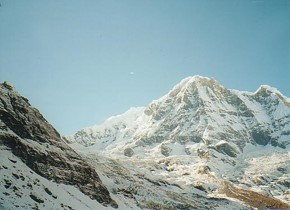
#> input picture ImageA.jpg, 290 x 210 px
$ python 'CV_3[1211].py'
#> lines starting #> are read from the running program, lines starting #| are printed output that depends on the picture
import numpy as np
import cv2


# Define a function to arrange matching pairs of keypoints between two images
def arrangePairs(goodMatches, kpsA, kpsB):
    setA = []
    setB = []
    for match in goodMatches:
        setA.append(kpsA[match.queryIdx].pt)
        setB.append(kpsB[match.trainIdx].pt)
    return (setA, setB)


# Define a function to apply transformation to a set of points
def applyTransformation(T, set):
    transformedSet = []
    for x, y in set:
        x_new = T[0][0] * x + T[0][1] * y + T[0][2]
        y_new = T[1][0] * x + T[1][1] * y + T[1][2]
        transformedSet.append([x_new, y_new])
    return transformedSet


# Define a function to calculate the number of inliers after transformation
def calculateInliers(transformation, setA, setB, th=10):
    inliers = 0
    for i in range(len(setA)):
        x, y = setA[i]
        x_new = (
            transformation[0][0] * x + transformation[0][1] * y + transformation[0][2]
        )
        y_new = (
            transformation[1][0] * x + transformation[1][1] * y + transformation[1][2]
        )
        x_b, y_b = setB[i]
        distance = np.sqrt((x_new - x_b) ** 2 + (y_new - y_b) ** 2)
        if distance < th:
            inliers += 1
    return inliers


# Define a function to warp the second image and merge it with the first image using homography
def warpTwoImages(img1, img2, H):
    h1, w1 = img1.shape[:2]
    h2, w2 = img2.shape[:2]
    pts1 = np.float32([[0, 0], [0, h1], [w1, h1], [w1, 0]]).reshape(-1, 1, 2)
    pts2 = np.float32([[0, 0], [0, h2], [w2, h2], [w2, 0]]).reshape(-1, 1, 2)
    pts2_ = cv2.perspectiveTransform(pts2, H)
    pts = np.concatenate((pts1, pts2_), axis=0)
    [xmin, ymin] = np.int32(pts.min(axis=0).ravel() - 0.5)
    [xmax, ymax] = np.int32(pts.max(axis=0).ravel() + 0.5)
    t = [-xmin, -ymin]
    Ht = np.array([[1, 0, t[0]], [0, 1, t[1]], [0, 0, 1]])  # translate

    result = cv2.warpPerspective(img2, Ht.dot(H), (xmax - xmin, ymax - ymin))
    result[t[1] : h1 + t[1], t[0] : w1 + t[0]] = img1
    return result


# Define a function to estimate the transformation between two sets of points
def estimateTransformation(setA, setB):
    maxInliers = 0
    maxInlierTransformation = []

    for i in range(50):
        # Select random points from setA and setB
        random_indices = np.random.choice(len(setA), 10)
        temp_setA = [setA[i] for i in random_indices]
        temp_setB = [setB[i] for i in random_indices]

        M = []
        # Create the transformation matrix
        for x, y in temp_setA:
            row1 = [x, y, 0, 0, 1, 0]
            row2 = [0, 0, x, y, 0, 1]
            M.extend([row1, row2])

        M = np.tile(M, (1, 1))

        A = M.copy()
        B = []
        for x, y in temp_setB:
            B.append(x)
            B.append(y)

        # Calculate the coefficients using the normal equation
        A_t = np.transpose(A)
        A_t_A = np.dot(A_t, A)
        A_t_b = np.dot(A_t, B)
        coefficients = np.dot(np.linalg.inv(A_t_A), A_t_b)
        transformation = np.array(
            [
                [coefficients[0], coefficients[1], coefficients[4]],
                [coefficients[2], coefficients[3], coefficients[5]],
            ]
        )
        inliers = calculateInliers(transformation, setA, setB)
        if inliers > maxInliers:
            maxInliers = inliers
            maxInlierTransformation = transformation

    maxInlierTransformation = np.vstack([maxInlierTransformation, [0, 0, 1]])
    return maxInlierTransformation


# Read the images and convert them to grayscale
imageA = cv2.imread("./ImageA.jpg")
#> imageA is the input picture: shape (210, 290, 3); mean B, G, R 169.2, 166.7, 143.4
imageB = cv2.imread("./ImageB.jpg")
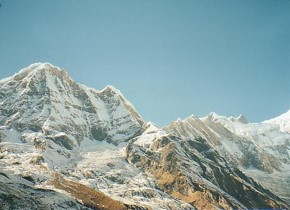
#> input picture ImageB.jpg, 290 x 210 px
#> imageB is the input picture: shape (210, 290, 3); mean B, G, R 165, 163.3, 138.9
imageA_gray = cv2.cvtColor(imageA, cv2.COLOR_BGR2GRAY)
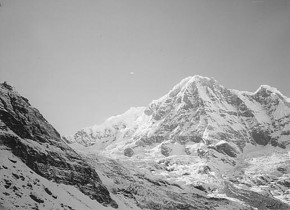
#> imageA_gray: shape (210, 290); min 6, max 254, mean 160
imageB_gray = cv2.cvtColor(imageB, cv2.COLOR_BGR2GRAY)
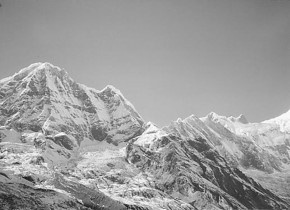
#> imageB_gray: shape (210, 290); min 22, max 254, mean 156.2

# Extract features using SIFT
descriptor = cv2.xfeatures2d.SIFT_create()
(kpsA, descriptorsA) = descriptor.detectAndCompute(imageA_gray, None)
#> kpsA = 444 keypoints; strongest (x, y, size): (200, 188, 3.5), (186, 174, 2), (196, 187, 1.8), (46, 190, 2.7)
(kpsB, descriptorsB) = descriptor.detectAndCompute(imageB_gray, None)
#> kpsB = 468 keypoints; strongest (x, y, size): (17, 163, 2.2), (80, 201, 2), (126, 205, 2.1), (62, 134, 2.6)

# Match features between images using BFMatcher
bf = cv2.BFMatcher()
matches = bf.knnMatch(descriptorsA, descriptorsB, k=2)
#> matches = 444 matches

goodMatches = []
for m, n in matches:
    if m.distance / n.distance < 0.8:
        goodMatches.append(m)
#> after the loop, goodMatches = 128 matches

setA, setB = arrangePairs(goodMatches, kpsA, kpsB)
#> the loop in arrangePairs, `for match in goodMatches:` made 128 passes
#> after the loop in arrangePairs, `for match in goodMatches:`: setA = 128 pairs, first value 15.48 to 285.3, second value 78.64 to 201.7; setB = 128 pairs, first value 9.99 to 265.3, second value 65.57 to 197.4
matched_image = cv2.drawMatches(
    imageA,
    kpsA,
    imageB,
    kpsB,
    goodMatches,
    None,
    flags=cv2.DrawMatchesFlags_NOT_DRAW_SINGLE_POINTS,
)
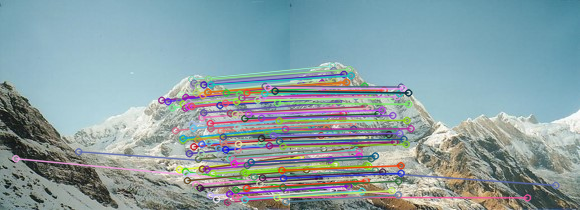
#> matched_image: shape (210, 580, 3); mean B, G, R 164.2, 159.8, 138.8
cv2.imshow("Matched Image", matched_image)

# Estimate the homography matrix
homography, mask = cv2.findHomography(np.array(setB), np.array(setA), cv2.RANSAC, 5.0)
#> homography = [[0.591, 0.133, 145.2], [-0.285, 0.864, 28.96], [-0.00132, -0.000175, 1]]; mask = 128 values, max 1 at index 3, min 0 at index 0, mean 0.953
blended_image = warpTwoImages(imageA, imageB, homography)
#> in warpTwoImages, `pts2_ = cv2.perspectiveTransform(pts2, H)`: pts2_ = [[145.2, 28.96], [179.7, 218.5], [592.1, 219.6], [511.8, -86.97]]
#> in warpTwoImages, `pts = np.concatenate((pts1, pts2_), axis=0)`: pts = [[0, 0], [0, 210], [290, 210], [290, 0], [145.2, 28.96], [179.7, 218.5], [592.1, 219.6], [511.8, -86.97]]
#> in warpTwoImages, `[xmin, ymin] = np.int32(pts.min(axis=0).ravel() - 0.5)`: xmin = 0; ymin = -87
#> in warpTwoImages, `[xmax, ymax] = np.int32(pts.max(axis=0).ravel() + 0.5)`: xmax = 592; ymax = 220
#> in warpTwoImages, `t = [-xmin, -ymin]`: t = [0, 87]
#> in warpTwoImages, `Ht = np.array([[1, 0, t[0]], [0, 1, t[1]], [0, 0, 1]])`: Ht = [[1, 0, 0], [0, 1, 87], [0, 0, 1]]
#> in warpTwoImages, `result[t[1] : h1 + t[1], t[0] : w1 + t[0]] = img1`:
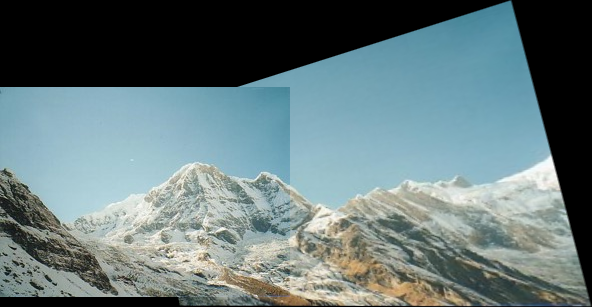
#> result: shape (307, 592, 3); mean B, G, R 122.6, 120.7, 102.1
cv2.imshow("Blended Image", blended_image)

# Estimate the transformation between the sets of points
transformation = estimateTransformation(setB, setA)
#> the loop in estimateTransformation, `for i in range(50):` made 50 passes
#> (random_indices, inliers, maxInliers) on pass 1: ([44, 47, 117, 64, 67, 123, 67, 103, 9, 83], 122, 122)
#> (random_indices, inliers) on passes 2 to 7: ([21, 114, 36, 87, 70, 88, 88, 12, 58, 65], 88), ([102, 39, 87, 46, 88, 81, 37, 25, 77, 72], 122), ([9, 20, 115, 80, 115, 69, 126, 79, 47, 64], 122), ([82, 99, 88, 49, 115, 29, 19, 19, 14, 39], 36), ([32, 65, 9, 57, 127, 32, 31, 74, 116, 23], 122), ([35, 126, 75, 114, 55, 28, 34, 0, 0, 36], 15)
#> after the loop in estimateTransformation, `for i in range(50):`: maxInlierTransformation = [[1.02, 0.209, 133.1], [-0.0781, 1, 13.48]]; maxInliers = 122
#> in estimateTransformation, `maxInlierTransformation = np.vstack([maxInlierTransformation, [0, 0, 1..`: maxInlierTransformation = [[1.02, 0.209, 133.1], [-0.0781, 1, 13.48], [0, 0, 1]]
#> transformation has the same summary as maxInlierTransformation in estimateTransformation

# Warp the first image based on the estimated transformation
imageA_transformed = imageA.copy()
cv2.warpPerspective(
    imageA,
    transformation,
    (imageA.shape[1], imageA.shape[0]),
    imageA_transformed,
    cv2.INTER_LINEAR,
    cv2.BORDER_CONSTANT,
    0,
)

# Merge the two images using the estimated transformation
blended_image = warpTwoImages(imageA, imageB, transformation)
#> in warpTwoImages (call 2), `pts2_ = cv2.perspectiveTransform(pts2, H)`: pts2_ = [[133.1, 13.48], [177.1, 223.4], [471.5, 200.8], [427.5, -9.15]]
#> in warpTwoImages (call 2), `pts = np.concatenate((pts1, pts2_), axis=0)`: pts = [[0, 0], [0, 210], [290, 210], [290, 0], [133.1, 13.48], [177.1, 223.4], [471.5, 200.8], [427.5, -9.15]]
#> in warpTwoImages (call 2), `[xmin, ymin] = np.int32(pts.min(axis=0).ravel() - 0.5)`: ymin = -9
#> in warpTwoImages (call 2), `[xmax, ymax] = np.int32(pts.max(axis=0).ravel() + 0.5)`: xmax = 471; ymax = 223
#> in warpTwoImages (call 2), `t = [-xmin, -ymin]`: t = [0, 9]
#> in warpTwoImages (call 2), `Ht = np.array([[1, 0, t[0]], [0, 1, t[1]], [0, 0, 1]])`: Ht = [[1, 0, 0], [0, 1, 9], [0, 0, 1]]
#> in warpTwoImages (call 2), `result = cv2.warpPerspective(img2, Ht.dot(H), (xmax - xmin, ymax - ymi..`:
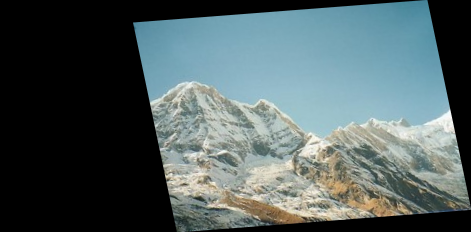
#> result: shape (232, 471, 3); mean B, G, R 94.9, 93.8, 79.9
#> in warpTwoImages (call 2), `result[t[1] : h1 + t[1], t[0] : w1 + t[0]] = img1`:
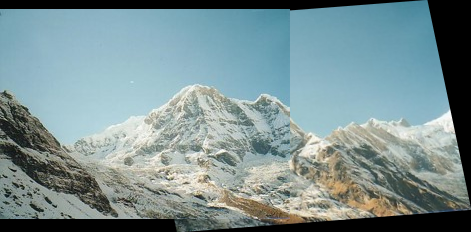
#> result: shape (232, 471, 3); mean B, G, R 146.3, 144.3, 123.2
cv2.imshow("Blended Image", blended_image)

# Wait for a key press and close all OpenCV windows
cv2.waitKey(0)
cv2.destroyAllWindows()
